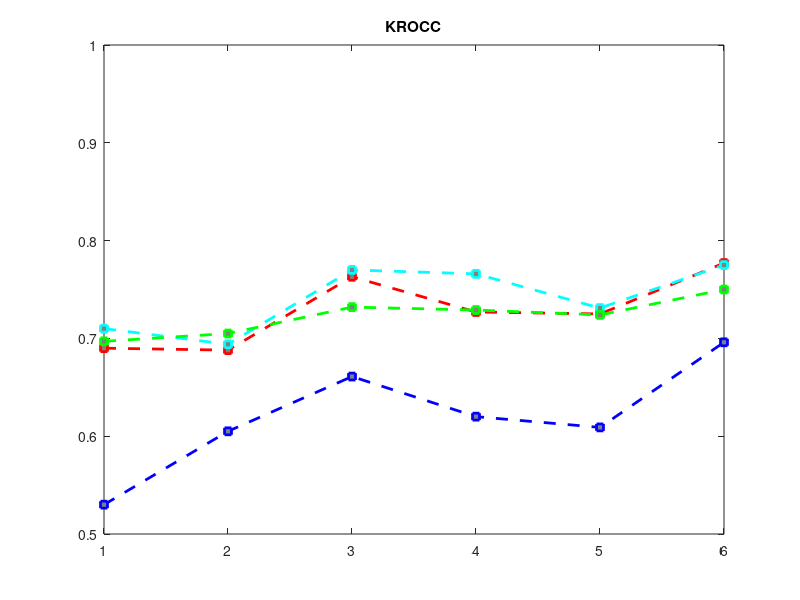

Reproduce this figure in MATLAB.
% Change values for each one of these : SROCC, KROCC, PLCC and RMSE

clear;
A57=[0.530	0.605	0.661	0.620	0.609	0.696];
TID2008=[0.690	0.688	0.763	0.727	0.725	0.777];
Eurecom=[0.710	0.694	0.770	0.766	0.731	0.775];
NDDB=[0.697	0.705	0.732	0.729	0.724	0.750];


b=[1 2 3 4 5 6];

plot (b,A57,'--bs',...
    'LineWidth',2,...
    'MarkerSize',5,...
    'MarkerEdgeColor','b',...
    'MarkerFaceColor',[0.5,0.5,0.5]) 
hold on; 

title ('KROCC');
axis([1 6 0.5 1])


plot (b,TID2008,'--rs',...
    'LineWidth',2,...
    'MarkerSize',5,...
    'MarkerEdgeColor','r',...
    'MarkerFaceColor',[0.5,0.5,0.5]) 
hold on;

plot (b,Eurecom,'--cs',...
    'LineWidth',2,...
    'MarkerSize',5,...
    'MarkerEdgeColor','c',...
    'MarkerFaceColor',[0.5,0.5,0.5]) 
hold on;

plot (b,NDDB,'--gs',...
    'LineWidth',2,...
    'MarkerSize',5,...
    'MarkerEdgeColor','g',...
    'MarkerFaceColor',[0.5,0.5,0.5]) 
